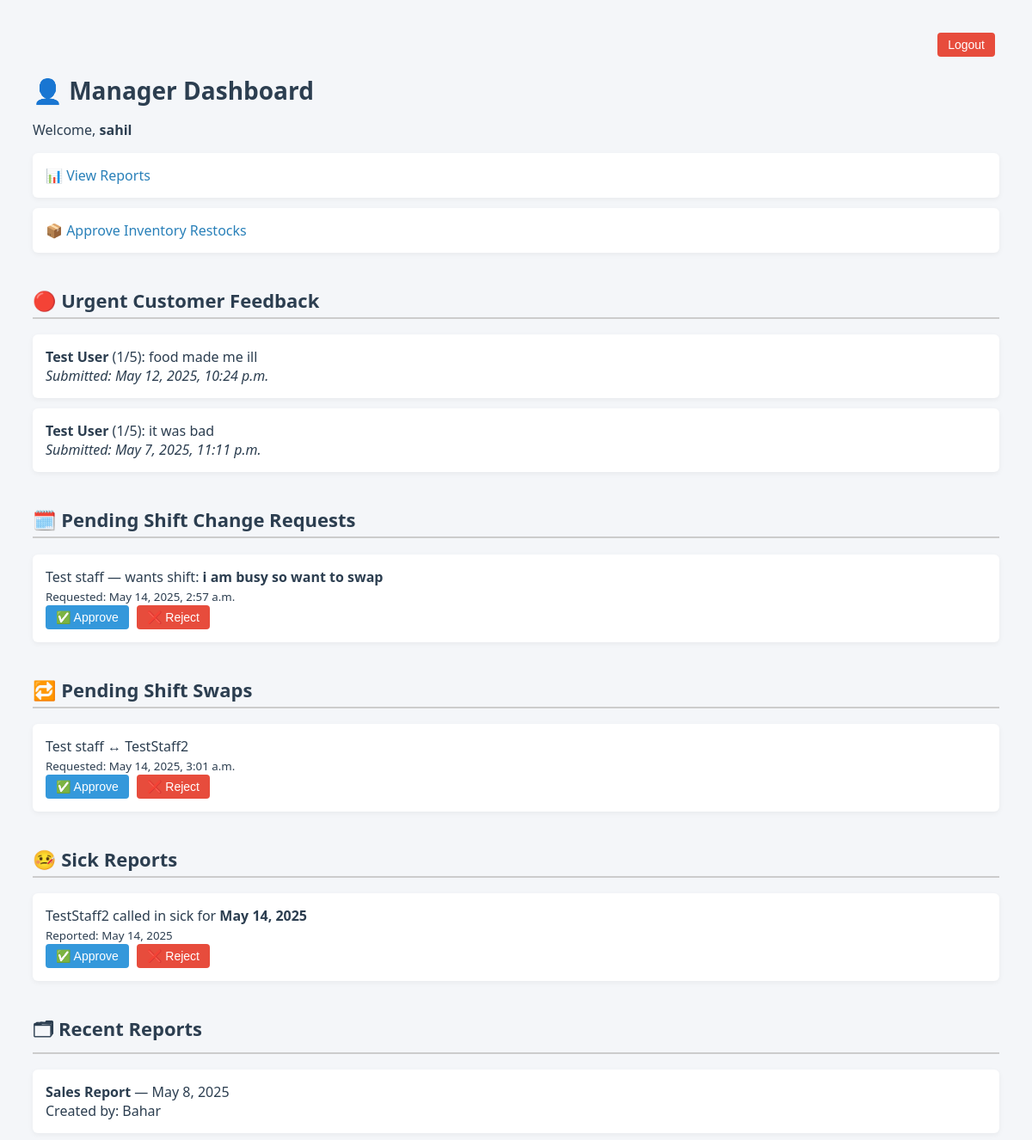
/dashboard/manager/ (signed in, upper part), run on an earlier commit of the app's database.
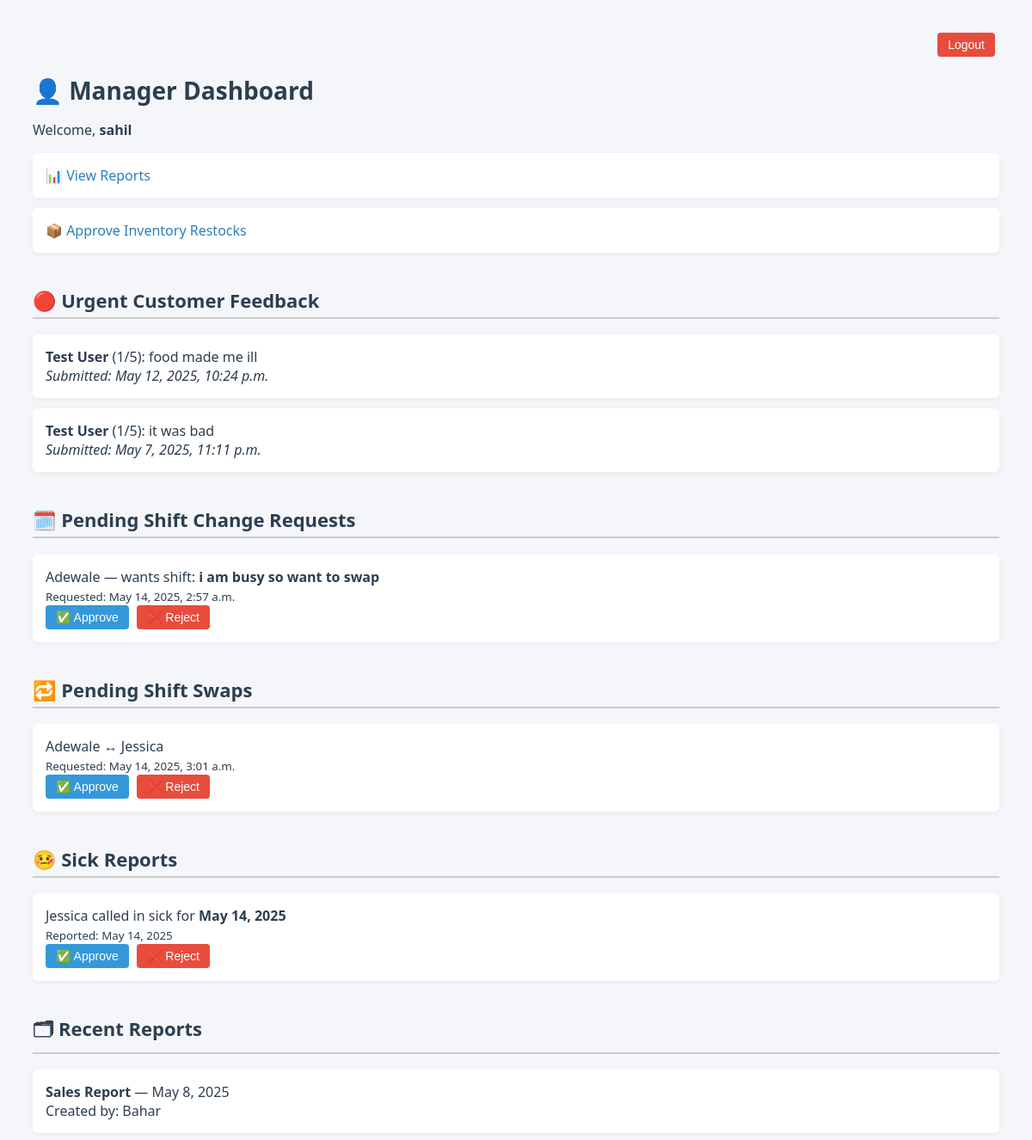
And on a later commit of the database.
### core/models.py (models this page shows, shortened)
class Feedback(models.Model):
    customer = models.ForeignKey('Customer', on_delete=models.SET_NULL, null=True, blank=True)
    comment = models.TextField()
    rating = models.PositiveSmallIntegerField(default=5)  # rating from 1 to 5
    submitted_at = models.DateTimeField(auto_now_add=True)
    is_urgent = models.BooleanField(default=False)

class Customer(models.Model):
    name = models.CharField(max_length=100)
    email = models.EmailField(unique=True)
    phone = models.CharField(max_length=20, blank=True)

class ShiftChangeRequest(models.Model):
    staff = models.ForeignKey(Staff, on_delete=models.CASCADE)
    requested_shift = models.CharField(max_length=100)
    status = models.CharField(max_length=20, default='pending')  # e.g., pending, approved, rejected
    date_requested = models.DateTimeField(auto_now_add=True)

class Staff(models.Model):
    ROLE_CHOICES = [
        ('manager', 'Manager'),
        ('waitstaff', 'Waitstaff'),
        ('kitchen', 'Kitchen Staff'),
        ('inventory', 'Inventory Staff'),
    ]
    name = models.CharField(max_length=100)
    email = models.EmailField(unique=True)
    role = models.CharField(max_length=20, choices=ROLE_CHOICES)
    date_joined = models.DateField(auto_now_add=True)
    is_active = models.BooleanField(default=True)

class ShiftSwapRequest(models.Model):
    requester = models.ForeignKey(Staff, on_delete=models.CASCADE, related_name='swap_requests')
    target = models.ForeignKey(Staff, on_delete=models.CASCADE, related_name='swap_targets')
    date_requested = models.DateTimeField(auto_now_add=True)
    status = models.CharField(max_length=20, default='pending')  # e.g., pending, approved

class SickReport(models.Model):
    staff = models.ForeignKey(Staff, on_delete=models.CASCADE)
    date_reported = models.DateField(auto_now_add=True)
    sick_date = models.DateField()
    status = models.CharField(max_length=20, default='pending')  # e.g., pending, approved, rejected

class Report(models.Model):
    REPORT_TYPES = [
        ('sales', 'Sales Report'),
        ('inventory', 'Inventory Report'),
        ('feedback', 'Feedback Report'),
        ('staff', 'Staff Report'),
    ]
    created_by = models.ForeignKey('Staff', on_delete=models.SET_NULL, null=True, blank=True, limit_choices_to={'role': 'manager'})
    report_type = models.CharField(max_length=20, choices=REPORT_TYPES)
    filters = models.TextField(blank=True)  # JSON or string of selected filters
    created_at = models.DateTimeField(auto_now_add=True)
    file_link = models.URLField(blank=True)  # optional export/download link

### core/views.py (the view)
# urls.py: path('dashboard/manager/', views.manager_dashboard, name='manager_dashboard'),
@login_required
def manager_dashboard(request):
    urgent_feedback = get_all_feedback().filter(is_urgent=True).order_by('-submitted_at')
    shift_change_requests = ShiftChangeRequest.objects.filter(status='pending')
    shift_swap_requests = ShiftSwapRequest.objects.filter(status='pending')
    sick_reports = SickReport.objects.filter(status='pending')
    recent_reports = Report.objects.order_by('-created_at')[:5]
    low_stock_items = Inventory.objects.filter(quantity__lt=10)
    pending_restock_requests = RestockRequest.objects.filter(is_approved=False).order_by('-requested_at')
    return render(request, 'manager_dashboard.html', {
        'urgent_feedback': urgent_feedback,
        'shift_change_requests': shift_change_requests,
        'shift_swap_requests': shift_swap_requests,
        'sick_reports': sick_reports,
        'recent_reports': recent_reports,
        'low_stock_items': low_stock_items,
        'pending_restock_requests': pending_restock_requests,
    })

### core/controllers/feedback_controller.py (called while the page is built)
def get_all_feedback():
    return Feedback.objects.all().order_by('-submitted_at')

### core/templates/manager_dashboard.html (shortened to what this page needs)
<!DOCTYPE html>
<html lang="en">
<head>
</head>
<body>
<div class="logout-form">
  <form method="post" action="{% url 'user_logout' %}">
    <button type="submit" class="btn danger">Logout</button>
  </form>
</div>
<h1>👤 Manager Dashboard</h1>
<p>Welcome, <strong>{{ request.user.username }}</strong></p>
<ul>
  <li><a href="{% url 'report_portal' %}">📊 View Reports</a></li>
  <li><a href="{% url 'inventory_approval_portal' %}">📦 Approve Inventory Restocks</a></li>
</ul>
<h2>🔴 Urgent Customer Feedback</h2>
<ul>
  {% for fb in urgent_feedback %}
    <li>
      <strong>{{ fb.customer.name }}</strong> ({{ fb.rating }}/5): {{ fb.comment }}
      <br><em>Submitted: {{ fb.submitted_at }}</em>
    </li>
  {% empty %}
    <li>No urgent feedback.</li>
  {% endfor %}
</ul>
<h2>🗓️ Pending Shift Change Requests</h2>
<ul>
  {% for req in shift_change_requests %}
    <li>
      {{ req.staff.name }} — wants shift: <strong>{{ req.requested_shift }}</strong><br>
      <small>Requested: {{ req.date_requested }}</small><br>
      <form method="post" action="{% url 'approve_shift_change' req.id %}" style="display:inline;">
        <button class="btn">✅ Approve</button>
      </form>
      <form method="post" action="{% url 'reject_shift_change' req.id %}" style="display:inline;">
        <button class="btn danger">❌ Reject</button>
      </form>
    </li>
  {% empty %}
    <li>No pending shift change requests.</li>
  {% endfor %}
</ul>
<h2>🔁 Pending Shift Swaps</h2>
<ul>
  {% for swap in shift_swap_requests %}
    <li>
      {{ swap.requester.name }} ↔ {{ swap.target.name }}<br>
      <small>Requested: {{ swap.date_requested }}</small><br>
      <form method="post" action="{% url 'approve_shift_swap' swap.id %}" style="display:inline;">
        <button class="btn">✅ Approve</button>
      </form>
      <form method="post" action="{% url 'reject_shift_swap' swap.id %}" style="display:inline;">
        <button class="btn danger">❌ Reject</button>
      </form>
    </li>
  {% empty %}
    <li>No pending shift swaps.</li>
  {% endfor %}
</ul>
<h2>🤒 Sick Reports</h2>
<ul>
  {% for report in sick_reports %}
    <li>
      {{ report.staff.name }} called in sick for <strong>{{ report.sick_date }}</strong><br>
      <small>Reported: {{ report.date_reported }}</small><br>
      <form method="post" action="{% url 'approve_sick_report' report.id %}" style="display:inline;">
        <button class="btn">✅ Approve</button>
      </form>
      <form method="post" action="{% url 'reject_sick_report' report.id %}" style="display:inline;">
        <button class="btn danger">❌ Reject</button>
      </form>
    </li>
  {% empty %}
    <li>No pending sick reports.</li>
  {% endfor %}
</ul>
<h2>🗂 Recent Reports</h2>
<ul>
  {% for report in recent_reports %}
    <li>
      <strong>{{ report.get_report_type_display }}</strong> — {{ report.created_at.date }}<br>
      Created by: {{ report.created_by.name }}
    </li>
  {% empty %}
    <li>No recent reports.</li>
  {% endfor %}
</ul>
</body>
</html>

### core/templates/manager_dashboard.html (style rules this page uses)
body { font-family: 'Segoe UI', sans-serif; background: #f4f6f9; padding: 30px; color: #2c3e50; }
h1 { font-size: 28px; margin-bottom: 5px; }
h2 { margin-top: 40px; font-size: 22px; border-bottom: 2px solid #ccc; padding-bottom: 5px; }
ul { list-style: none; padding-left: 0; }
li { background: #fff; margin-bottom: 12px; padding: 15px; border-radius: 6px; box-shadow: 0 2px 6px rgba(0,0,0,0.05); }
.btn { background-color: #3498db; color: white; border: none; padding: 6px 12px; margin-right: 5px; border-radius: 4px; cursor: pointer; font-size: 14px; }
.danger { background-color: #e74c3c; }
.logout-form { text-align: right; margin-bottom: 20px; }
a { color: #2980b9; text-decoration: none; }

What changed in the data, as far as the page shows it:
changed through a linked row, ShiftChangeRequest "i am busy so want to swap": staff.name "Test staff" → "Adewale"
changed through a linked row, ShiftSwapRequest: requester.name "Test staff" → "Adewale"; target.name "TestStaff2" → "Jessica"
changed through a linked row, SickReport: staff.name "TestStaff2" → "Jessica"
